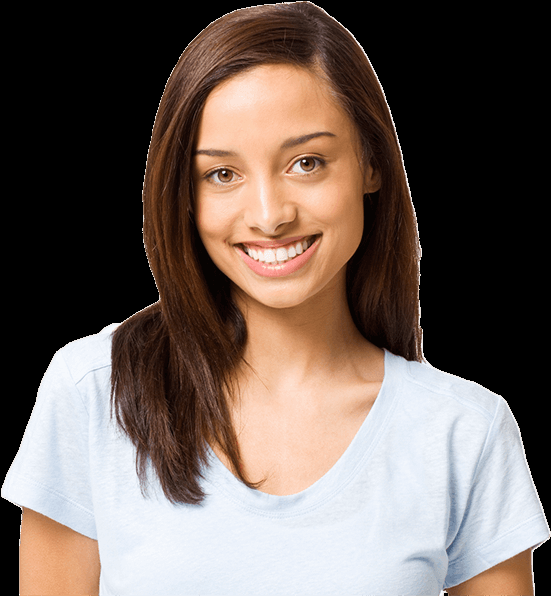
#> input picture ressources/test.png, 551 x 596 px
$ python size_shape.py
#> lines starting #> are read from the running program, lines starting #| are printed output that depends on the picture
import cv2
import numpy as np

img = cv2.imread("ressources/test.png")
#> img is the input picture: shape (596, 551, 3); mean B, G, R 90.9, 97.7, 111.4
print(img.shape)
#| (596, 551, 3)

imgResize = cv2.resize(img,(300,200))
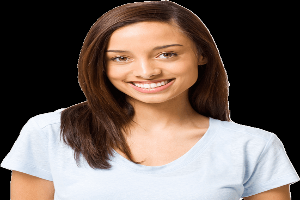
#> imgResize: shape (200, 300, 3); mean B, G, R 90.8, 97.6, 111.3

imgCropped = img[0:200,200:500]
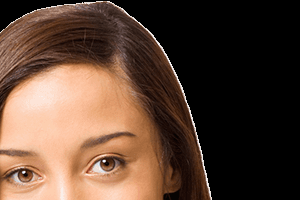
#> imgCropped: shape (200, 300, 3); mean B, G, R 52.4, 66.9, 91.2

cv2.imshow("Image",img)
cv2.imshow("Image Resize",imgResize)
cv2.imshow("Image cropped",imgCropped)
cv2.waitKey(0)

$ run again, with ressources/counter01.png copied over ressources/test.png
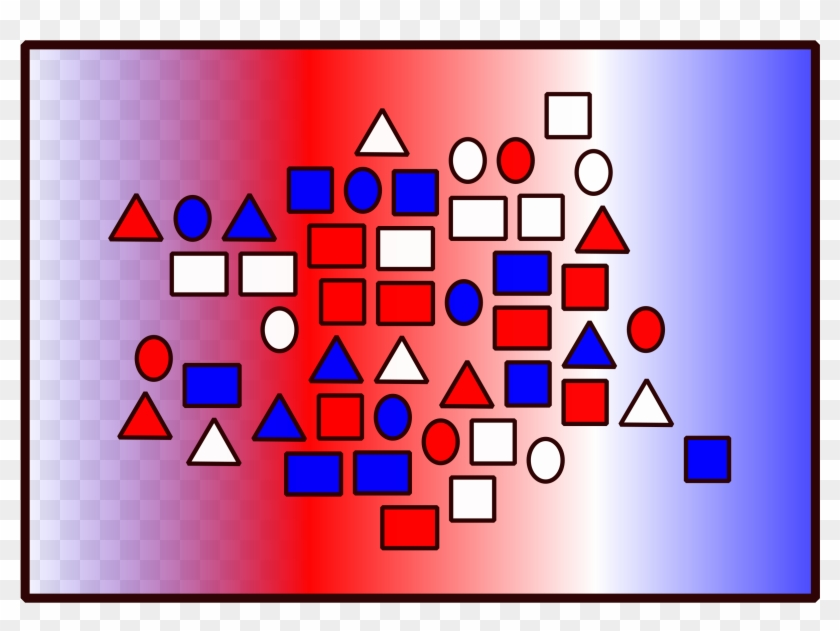
#> input picture ressources/counter01.png, 840 x 631 px
#> img is the input picture: shape (631, 840, 3); mean B, G, R 173.8, 134.6, 190
#| (631, 840, 3)
#> `imgResize = cv2.resize(img,(300,200))`:
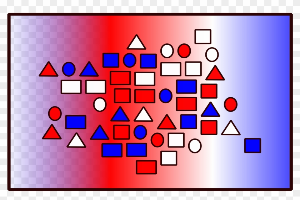
#> imgResize: shape (200, 300, 3); mean B, G, R 173.7, 134.5, 189.9
#> `imgCropped = img[0:200,200:500]`:
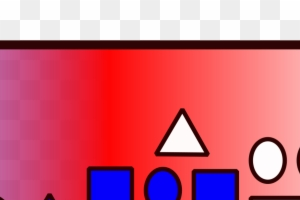
#> imgCropped: shape (200, 300, 3); mean B, G, R 124.5, 103.1, 211.4
